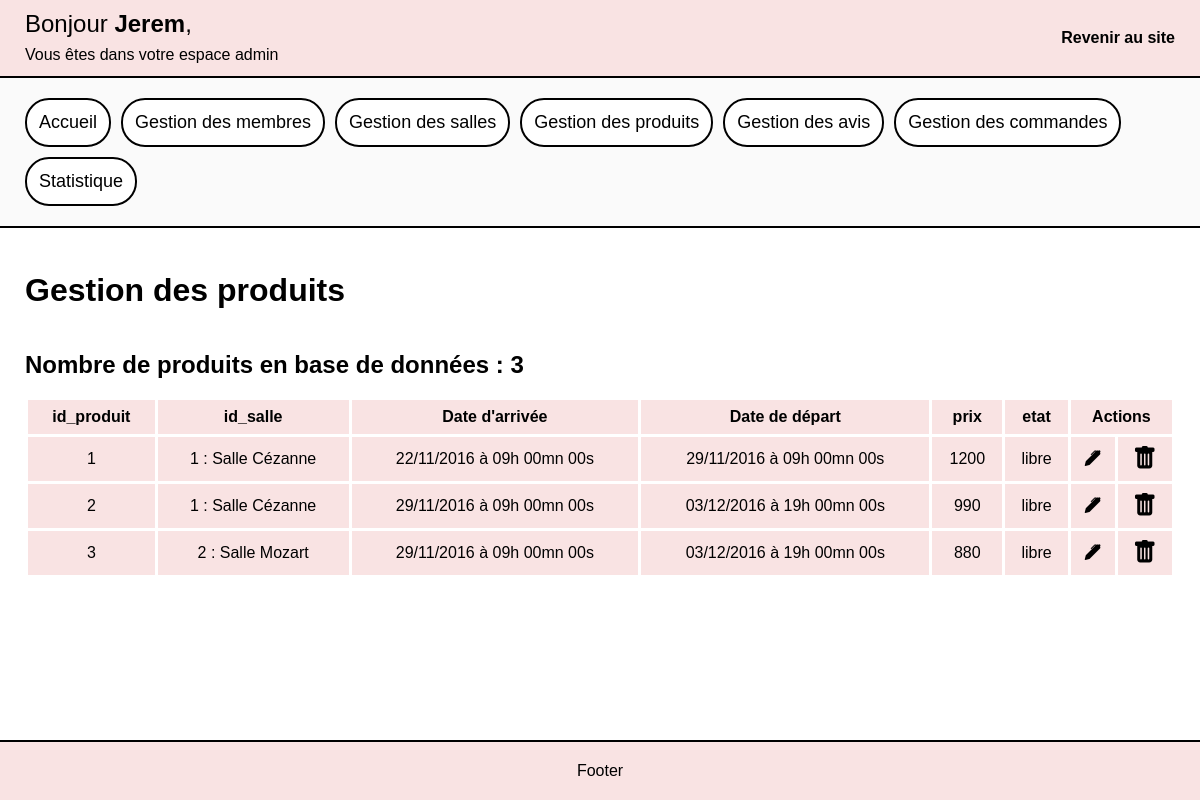
Before: /admin/gestion_des_produits.php (signed in) with the older database file.
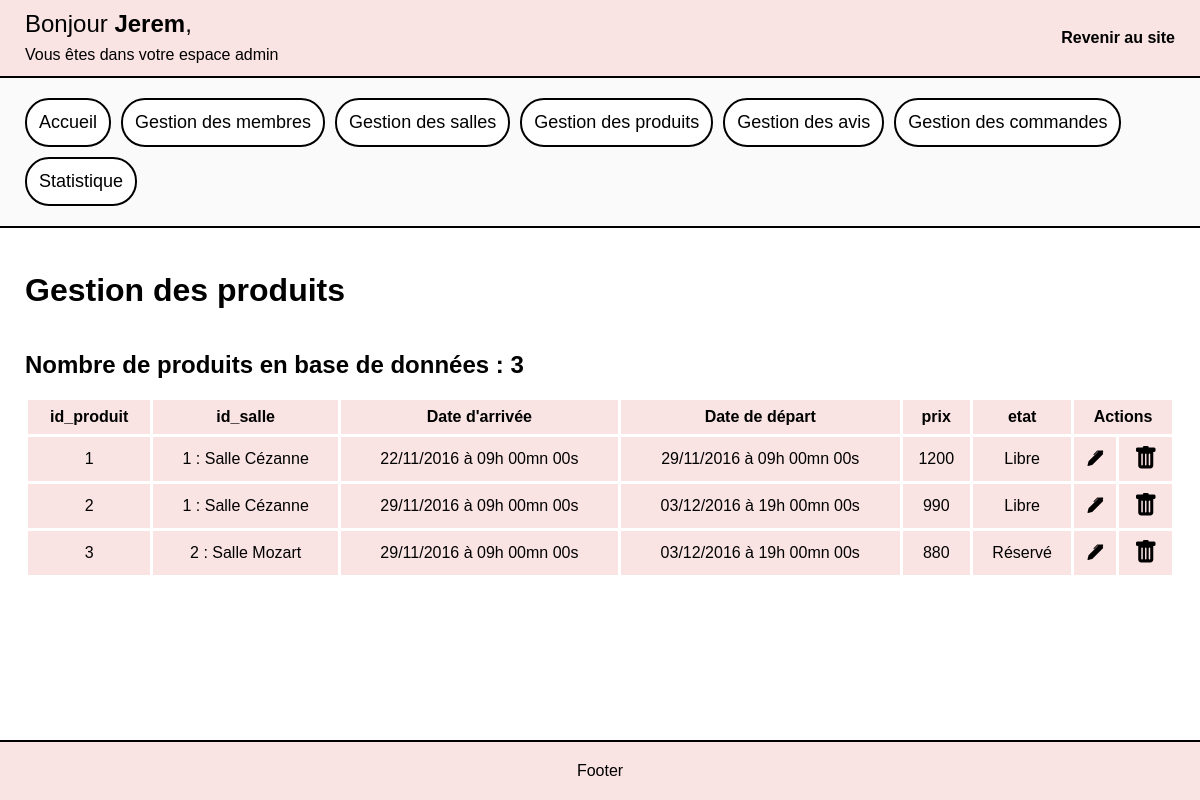
After: the same page with the newer database file.
### tables this page shows
CREATE TABLE IF NOT EXISTS `produit` (
  `id_produit` int NOT NULL AUTO_INCREMENT,
  `id_salle` int NOT NULL,
  `date_arrivee` datetime NOT NULL,
  `date_depart` datetime NOT NULL,
  `prix` int NOT NULL,
  `etat` enum('Libre','Réservé') NOT NULL,
  PRIMARY KEY (`id_produit`),
  KEY `id_salle` (`id_salle`)
);

CREATE TABLE IF NOT EXISTS `salle` (
  `id_salle` int NOT NULL AUTO_INCREMENT,
  `titre` varchar(200) NOT NULL,
  `description` text NOT NULL,
  `photo` varchar(200) NOT NULL,
  `pays` varchar(20) NOT NULL,
  `ville` varchar(20) NOT NULL,
  `adresse` varchar(20) NOT NULL,
  `cp` int NOT NULL,
  `capacite` int NOT NULL,
  `categorie` enum('reunion','bureau','formation','') NOT NULL,
  PRIMARY KEY (`id_salle`)
);

### admin/gestion_des_produits.php (the view, shortened to what this page needs)
<?php
require_once('includeAdmin/headerAdmin.php');
?>
    <div class="globalContainer">
            <div class="adminContainer">
                <?php require_once('includeAdmin/navAside.php');?>
                <main class="mainAdmin">
                    <h1>Gestion des produits</h1>
                    <?php $queryUsers = $pdo->query("SELECT id_produit FROM produit") ?>
                    <h2>Nombre de produits en base de données : <?= $queryUsers->rowCount() ?></h2>
                    <div class="table-container">
                        <table>
                        <?php $afficheGestionProduit = $pdo->query("SELECT produit.id_produit, salle.id_salle, titre, DATE_FORMAT(date_arrivee, '%d/%m/%Y à %Hh %imn %ss'), DATE_FORMAT(date_depart, '%d/%m/%Y à %Hh %imn %ss'), prix, etat FROM produit, salle WHERE produit.id_salle = salle.id_salle ORDER BY produit.id_produit");
?>
                            <thead>
                                <tr>
                                    <?php for ($i = 0; $i < $afficheGestionProduit->columnCount(); $i++) {
                                        $colonne = $afficheGestionProduit->getColumnMeta($i);?>
                                        <?php if($colonne['name']!='titre'):?>
                                            <?php if($colonne['name']== "DATE_FORMAT(date_arrivee, '%d/%m/%Y à %Hh %imn %ss')"):?>
                                                <th>Date d'arrivée</th>
                                            <?php elseif($colonne['name']== "DATE_FORMAT(date_depart, '%d/%m/%Y à %Hh %imn %ss')"):?>
                                                <th>Date de départ</th>
                                            <?php else:?>
                                                <th><?= $colonne['name'] ?></th>
                                            <?php endif; ?>
                                        <?php endif; ?>
                                    <?php } ?>
                                    <th colspan="2">Actions</th>
                                </tr>
                            </thead>
                            <tbody>
                                <?php while ($tousUsers = $afficheGestionProduit->fetch(PDO::FETCH_ASSOC)) : ?>
                                    <tr>
                                        <?php foreach ($tousUsers as $key => $value) : ?>
                                            <?php if ($key != 'titre'):?>
                                                <?php if($key == 'id_salle'): ?>
                                                    <td><?= $value ?> : Salle <?= $tousUsers['titre']?></td>
                                                <?php else: ?>
                                                    <td><?= $value ?></td>
                                                <?php endif; ?>
                                            <?php endif;?>
                                        <?php endforeach; ?>
                                        <td><a href='?action=update&id_produit=<?= $tousUsers['id_produit'] ?>'><i class="bi bi-pen-fill"></i></a></td>
                                        <td><a href="?action=delete&id_produit=<?= $tousUsers['id_produit'] ?>"><i class="bi bi-trash-fill" style="font-size: 1.5rem;"></i></a></td>
                                    </tr>
                                <?php endwhile;?>
                            </tbody>
                        </table>
                    </div>
                </main>
            </div>
    </div>
<?php require_once('includeAdmin/footerAdmin.php') ?>

Changed rows visible on the page:
changed produit id 1: etat "libre" → "Libre"
changed produit id 2: etat "libre" → "Libre"
Other visible differences:
new list line: "Réservé"
list line gone: "libre"
